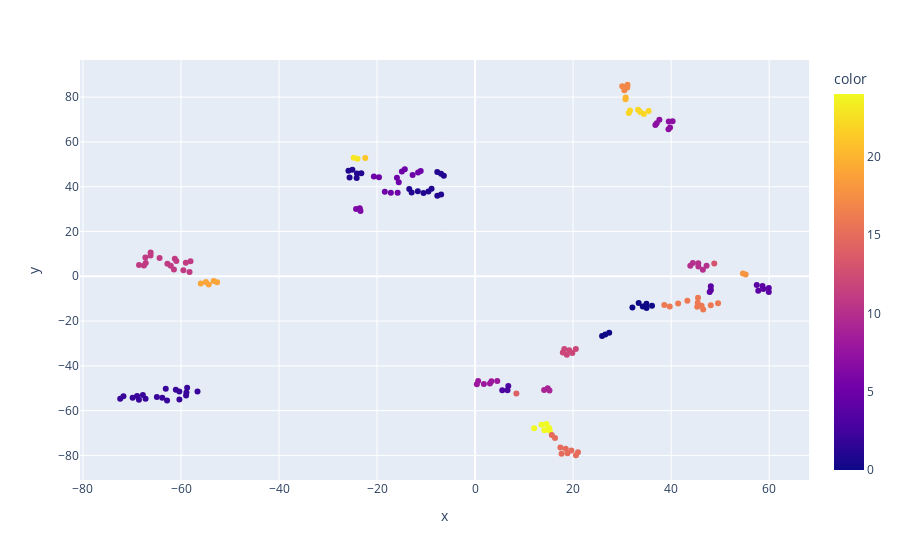

This figure's notebook cell:
### Markdown cell above
As we see in this Dendrogram, we will now determine the optimal number of clusters for our model. For this, we will find the maximum vertical distance that does not cut any horizontal bar. Consider the above diagram , the optimal number of clusters will be 3 clusters. But I cant cluster species

### Code cell
fig = px.scatter( x=Y[:,0], y=Y[:,1] , color=labels)
fig.show()

### Figure 1 — Plotly figure (JSON) as saved in the notebook; plotly's stock layout.template omitted (floating-point values rounded to 4 significant figures; data arrays with more than 128 entries replaced by an {"elided": "..."} marker saying what was removed)
{"data": [{"hovertemplate": "x=%{x}<br>y=%{y}<br>color=%{marker.color}<extra></extra>", "legendgroup": "", "marker": {"color": {"elided": "165 int values"}, "coloraxis": "coloraxis", "symbol": "circle"}, "mode": "markers", "name": "", "orientation": "v", "showlegend": false, "type": "scatter", "x": {"elided": "165 float values"}, "xaxis": "x", "y": {"elided": "165 float values"}, "yaxis": "y"}], "layout": {"coloraxis": {"colorbar": {"title": {"text": "color"}}, "colorscale": [[0, "#0d0887"], [0.1111, "#46039f"], [0.2222, "#7201a8"], [0.3333, "#9c179e"], [0.4444, "#bd3786"], [0.5556, "#d8576b"], [0.6667, "#ed7953"], [0.7778, "#fb9f3a"], [0.8889, "#fdca26"], [1, "#f0f921"]]}, "legend": {"tracegroupgap": 0}, "margin": {"t": 60}, "xaxis": {"anchor": "y", "domain": [0, 1], "title": {"text": "x"}}, "yaxis": {"anchor": "x", "domain": [0, 1], "title": {"text": "y"}}}}
